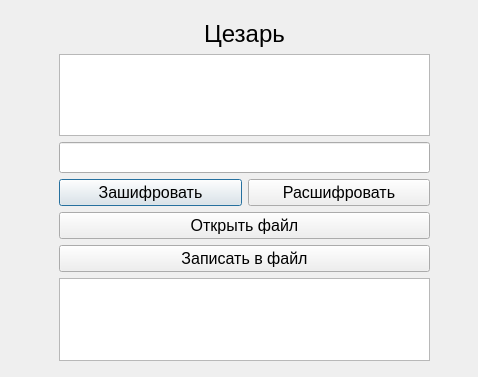
<?xml version="1.0" encoding="UTF-8"?>
<ui version="4.0">
 <class>Ceasar</class>
 <widget class="QDialog" name="Ceasar">
  <property name="geometry">
   <rect>
    <x>0</x>
    <y>0</y>
    <width>478</width>
    <height>377</height>
   </rect>
  </property>
  <property name="windowTitle">
   <string>Ceasar</string>
  </property>
  <widget class="QWidget" name="verticalLayoutWidget">
   <property name="geometry">
    <rect>
     <x>59</x>
     <y>20</y>
     <width>371</width>
     <height>341</height>
    </rect>
   </property>
   <layout class="QVBoxLayout" name="verticalLayout">
    <item>
     <widget class="QLabel" name="label">
      <property name="font">
       <font>
        <pointsize>18</pointsize>
       </font>
      </property>
      <property name="text">
       <string>Цезарь</string>
      </property>
      <property name="alignment">
       <set>Qt::AlignCenter</set>
      </property>
     </widget>
    </item>
    <item>
     <widget class="QTextEdit" name="textInput">
      <property name="font">
       <font>
        <pointsize>14</pointsize>
       </font>
      </property>
     </widget>
    </item>
    <item>
     <widget class="QLineEdit" name="keyInput">
      <property name="font">
       <font>
        <pointsize>14</pointsize>
       </font>
      </property>
     </widget>
    </item>
    <item>
     <layout class="QHBoxLayout" name="horizontalLayout">
      <item>
       <widget class="QPushButton" name="encode">
        <property name="font">
         <font>
          <pointsize>12</pointsize>
         </font>
        </property>
        <property name="text">
         <string>Зашифровать</string>
        </property>
       </widget>
      </item>
      <item>
       <widget class="QPushButton" name="decode">
        <property name="font">
         <font>
          <pointsize>12</pointsize>
         </font>
        </property>
        <property name="text">
         <string>Расшифровать</string>
        </property>
       </widget>
      </item>
     </layout>
    </item>
    <item>
     <widget class="QPushButton" name="read">
      <property name="font">
       <font>
        <pointsize>12</pointsize>
       </font>
      </property>
      <property name="text">
       <string>Открыть файл</string>
      </property>
     </widget>
    </item>
    <item>
     <widget class="QPushButton" name="write">
      <property name="font">
       <font>
        <pointsize>12</pointsize>
       </font>
      </property>
      <property name="text">
       <string>Записать в файл</string>
      </property>
     </widget>
    </item>
    <item>
     <widget class="QTextEdit" name="output">
      <property name="font">
       <font>
        <pointsize>14</pointsize>
       </font>
      </property>
      <property name="readOnly">
       <bool>true</bool>
      </property>
     </widget>
    </item>
   </layout>
  </widget>
 </widget>
 <resources/>
 <connections/>
</ui>
